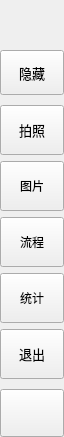
        <widget class="QFrame" name="leftMenuBg">
         <property name="minimumSize">
          <size>
           <width>64</width>
           <height>0</height>
          </size>
         </property>
         <property name="maximumSize">
          <size>
           <width>64</width>
           <height>16777215</height>
          </size>
         </property>
         <property name="frameShape">
          <enum>QFrame::NoFrame</enum>
         </property>
         <property name="frameShadow">
          <enum>QFrame::Raised</enum>
         </property>
         <layout class="QVBoxLayout" name="verticalLayout_1">
          <property name="spacing">
           <number>0</number>
          </property>
          <property name="leftMargin">
           <number>0</number>
          </property>
          <property name="topMargin">
           <number>0</number>
          </property>
          <property name="rightMargin">
           <number>0</number>
          </property>
          <property name="bottomMargin">
           <number>0</number>
          </property>
          <item>
           <widget class="QFrame" name="topLogoInfo">
            <property name="minimumSize">
             <size>
              <width>0</width>
              <height>50</height>
             </size>
            </property>
            <property name="maximumSize">
             <size>
              <width>16777215</width>
              <height>50</height>
             </size>
            </property>
            <property name="frameShape">
             <enum>QFrame::NoFrame</enum>
            </property>
            <property name="frameShadow">
             <enum>QFrame::Raised</enum>
            </property>
            <widget class="QFrame" name="topLogo">
             <property name="geometry">
              <rect>
               <x>10</x>
               <y>5</y>
               <width>42</width>
               <height>42</height>
              </rect>
             </property>
             <property name="minimumSize">
              <size>
               <width>42</width>
               <height>42</height>
              </size>
             </property>
             <property name="maximumSize">
              <size>
               <width>42</width>
               <height>42</height>
              </size>
             </property>
             <property name="styleSheet">
              <string notr="true">background-image: url(:/images/static/images/smartCamera.png);</string>
             </property>
             <property name="frameShape">
              <enum>QFrame::NoFrame</enum>
             </property>
             <property name="frameShadow">
              <enum>QFrame::Plain</enum>
             </property>
            </widget>
            <widget class="QLabel" name="titleLeftApp">
             <property name="geometry">
              <rect>
               <x>70</x>
               <y>8</y>
               <width>160</width>
               <height>20</height>
              </rect>
             </property>
             <property name="font">
              <font>
               <family>Segoe UI Semibold</family>
               <pointsize>12</pointsize>
               <italic>false</italic>
               <bold>false</bold>
              </font>
             </property>
             <property name="text">
              <string>1900200327吴佩钦</string>
             </property>
             <property name="alignment">
              <set>Qt::AlignLeading|Qt::AlignLeft|Qt::AlignTop</set>
             </property>
            </widget>
            <widget class="QLabel" name="titleLeftDescription">
             <property name="geometry">
              <rect>
               <x>70</x>
               <y>27</y>
               <width>160</width>
               <height>16</height>
              </rect>
             </property>
             <property name="maximumSize">
              <size>
               <width>16777215</width>
               <height>16</height>
              </size>
             </property>
             <property name="font">
              <font>
               <family>Segoe UI</family>
               <pointsize>8</pointsize>
               <italic>false</italic>
               <bold>false</bold>
              </font>
             </property>
             <property name="text">
              <string>视觉定位系统(for毕设)</string>
             </property>
             <property name="alignment">
              <set>Qt::AlignLeading|Qt::AlignLeft|Qt::AlignTop</set>
             </property>
            </widget>
           </widget>
          </item>
          <item>
           <widget class="QFrame" name="leftMenuFrame">
            <property name="sizePolicy">
             <sizepolicy hsizetype="Preferred" vsizetype="Preferred">
              <horstretch>0</horstretch>
              <verstretch>0</verstretch>
             </sizepolicy>
            </property>
            <property name="minimumSize">
             <size>
              <width>0</width>
              <height>0</height>
             </size>
            </property>
            <property name="frameShape">
             <enum>QFrame::NoFrame</enum>
            </property>
            <property name="frameShadow">
             <enum>QFrame::Raised</enum>
            </property>
            <layout class="QVBoxLayout" name="verticalMenuLayout">
             <property name="spacing">
              <number>0</number>
             </property>
             <property name="leftMargin">
              <number>0</number>
             </property>
             <property name="topMargin">
              <number>0</number>
             </property>
             <property name="rightMargin">
              <number>0</number>
             </property>
             <property name="bottomMargin">
              <number>0</number>
             </property>
             <item>
              <widget class="QFrame" name="toggleBox">
               <property name="maximumSize">
                <size>
                 <width>16777215</width>
                 <height>45</height>
                </size>
               </property>
               <property name="frameShape">
                <enum>QFrame::NoFrame</enum>
               </property>
               <property name="frameShadow">
                <enum>QFrame::Raised</enum>
               </property>
               <layout class="QVBoxLayout" name="verticalLayout_2">
                <property name="spacing">
                 <number>0</number>
                </property>
                <property name="leftMargin">
                 <number>0</number>
                </property>
                <property name="topMargin">
                 <number>0</number>
                </property>
                <property name="rightMargin">
                 <number>0</number>
                </property>
                <property name="bottomMargin">
                 <number>0</number>
                </property>
                <item>
                 <widget class="QPushButton" name="toggleButton">
                  <property name="sizePolicy">
                   <sizepolicy hsizetype="Expanding" vsizetype="Fixed">
                    <horstretch>0</horstretch>
                    <verstretch>0</verstretch>
                   </sizepolicy>
                  </property>
                  <property name="minimumSize">
                   <size>
                    <width>0</width>
                    <height>45</height>
                   </size>
                  </property>
                  <property name="font">
                   <font>
                    <family>Segoe UI</family>
                    <pointsize>10</pointsize>
                    <italic>false</italic>
                    <bold>false</bold>
                   </font>
                  </property>
                  <property name="cursor">
                   <cursorShape>PointingHandCursor</cursorShape>
                  </property>
                  <property name="toolTip">
                   <string>点击展开</string>
                  </property>
                  <property name="whatsThis">
                   <string/>
                  </property>
                  <property name="layoutDirection">
                   <enum>Qt::LeftToRight</enum>
                  </property>
                  <property name="styleSheet">
                   <string notr="true">background-image: url(:/icons/static/icons/menu.png);</string>
                  </property>
                  <property name="text">
                   <string>隐藏</string>
                  </property>
                  <property name="iconSize">
                   <size>
                    <width>24</width>
                    <height>24</height>
                   </size>
                  </property>
                 </widget>
                </item>
               </layout>
              </widget>
             </item>
             <item alignment="Qt::AlignTop">
              <widget class="QFrame" name="topMenu">
               <property name="sizePolicy">
                <sizepolicy hsizetype="Preferred" vsizetype="Preferred">
                 <horstretch>0</horstretch>
                 <verstretch>0</verstretch>
                </sizepolicy>
               </property>
               <property name="layoutDirection">
                <enum>Qt::LeftToRight</enum>
               </property>
               <property name="frameShape">
                <enum>QFrame::NoFrame</enum>
               </property>
               <property name="frameShadow">
                <enum>QFrame::Raised</enum>
               </property>
               <layout class="QVBoxLayout" name="verticalLayout_3">
                <property name="spacing">
                 <number>6</number>
                </property>
                <property name="sizeConstraint">
                 <enum>QLayout::SetDefaultConstraint</enum>
                </property>
                <property name="leftMargin">
                 <number>0</number>
                </property>
                <property name="topMargin">
                 <number>10</number>
                </property>
                <property name="rightMargin">
                 <number>0</number>
                </property>
                <property name="bottomMargin">
                 <number>10</number>
                </property>
                <item>
                 <widget class="QPushButton" name="btn_camera">
                  <property name="sizePolicy">
                   <sizepolicy hsizetype="Expanding" vsizetype="Fixed">
                    <horstretch>0</horstretch>
                    <verstretch>0</verstretch>
                   </sizepolicy>
                  </property>
                  <property name="minimumSize">
                   <size>
                    <width>0</width>
                    <height>50</height>
                   </size>
                  </property>
                  <property name="font">
                   <font>
                    <family>Segoe UI</family>
                    <pointsize>10</pointsize>
                    <italic>false</italic>
                    <bold>false</bold>
                   </font>
                  </property>
                  <property name="cursor">
                   <cursorShape>PointingHandCursor</cursorShape>
                  </property>
                  <property name="toolTip">
                   <string/>
                  </property>
                  <property name="layoutDirection">
                   <enum>Qt::LeftToRight</enum>
                  </property>
                  <property name="styleSheet">
                   <string notr="true">background-image: url(:/icons/static/icons/camera.png);</string>
                  </property>
                  <property name="text">
                   <string>拍照</string>
                  </property>
                  <property name="iconSize">
                   <size>
                    <width>24</width>
                    <height>24</height>
                   </size>
                  </property>
                 </widget>
                </item>
                <item>
                 <widget class="QPushButton" name="btn_image">
                  <property name="sizePolicy">
                   <sizepolicy hsizetype="Expanding" vsizetype="Fixed">
                    <horstretch>0</horstretch>
                    <verstretch>0</verstretch>
                   </sizepolicy>
                  </property>
                  <property name="minimumSize">
                   <size>
                    <width>0</width>
                    <height>50</height>
                   </size>
                  </property>
                  <property name="cursor">
                   <cursorShape>PointingHandCursor</cursorShape>
                  </property>
                  <property name="toolTip">
                   <string/>
                  </property>
                  <property name="styleSheet">
                   <string notr="true">background-image: url(:/icons/static/icons/images.png);</string>
                  </property>
                  <property name="text">
                   <string>图片</string>
                  </property>
                 </widget>
                </item>
                <item>
                 <widget class="QPushButton" name="btn_liucheng">
                  <property name="sizePolicy">
                   <sizepolicy hsizetype="Expanding" vsizetype="Fixed">
                    <horstretch>0</horstretch>
                    <verstretch>0</verstretch>
                   </sizepolicy>
                  </property>
                  <property name="minimumSize">
                   <size>
                    <width>0</width>
                    <height>50</height>
                   </size>
                  </property>
                  <property name="maximumSize">
                   <size>
                    <width>16777215</width>
                    <height>16777215</height>
                   </size>
                  </property>
                  <property name="toolTip">
                   <string/>
                  </property>
                  <property name="styleSheet">
                   <string notr="true">background-image: url(:/icons/static/icons/liucheng.png);</string>
                  </property>
                  <property name="text">
                   <string>流程</string>
                  </property>
                 </widget>
                </item>
                <item>
                 <widget class="QPushButton" name="btn_statistic">
                  <property name="sizePolicy">
                   <sizepolicy hsizetype="Expanding" vsizetype="Fixed">
                    <horstretch>0</horstretch>
                    <verstretch>0</verstretch>
                   </sizepolicy>
                  </property>
                  <property name="minimumSize">
                   <size>
                    <width>0</width>
                    <height>50</height>
                   </size>
                  </property>
                  <property name="toolTip">
                   <string/>
                  </property>
                  <property name="styleSheet">
                   <string notr="true">background-image: url(:/icons/static/icons/statistic.png);</string>
                  </property>
                  <property name="text">
                   <string>统计</string>
                  </property>
                 </widget>
                </item>
                <item>
                 <widget class="QPushButton" name="btn_exit">
                  <property name="sizePolicy">
                   <sizepolicy hsizetype="Expanding" vsizetype="Fixed">
                    <horstretch>0</horstretch>
                    <verstretch>0</verstretch>
                   </sizepolicy>
                  </property>
                  <property name="minimumSize">
                   <size>
                    <width>0</width>
                    <height>50</height>
                   </size>
                  </property>
                  <property name="font">
                   <font>
                    <family>Segoe UI</family>
                    <pointsize>10</pointsize>
                    <italic>false</italic>
                    <bold>false</bold>
                   </font>
                  </property>
                  <property name="cursor">
                   <cursorShape>PointingHandCursor</cursorShape>
                  </property>
                  <property name="toolTip">
                   <string/>
                  </property>
                  <property name="layoutDirection">
                   <enum>Qt::LeftToRight</enum>
                  </property>
                  <property name="styleSheet">
                   <string notr="true">background-image: url(:/icons/static/icons/exit.png);</string>
                  </property>
                  <property name="text">
                   <string>退出</string>
                  </property>
                 </widget>
                </item>
               </layout>
              </widget>
             </item>
             <item alignment="Qt::AlignBottom">
              <widget class="QFrame" name="bottomMenu">
               <property name="styleSheet">
                <string notr="true"/>
               </property>
               <property name="frameShape">
                <enum>QFrame::NoFrame</enum>
               </property>
               <property name="frameShadow">
                <enum>QFrame::Raised</enum>
               </property>
               <layout class="QVBoxLayout" name="verticalLayout_4">
                <property name="spacing">
                 <number>0</number>
                </property>
                <property name="leftMargin">
                 <number>0</number>
                </property>
                <property name="topMargin">
                 <number>0</number>
                </property>
                <property name="rightMargin">
                 <number>0</number>
                </property>
                <property name="bottomMargin">
                 <number>0</number>
                </property>
                <item>
                 <widget class="QPushButton" name="toggleLeftBox">
                  <property name="sizePolicy">
                   <sizepolicy hsizetype="Expanding" vsizetype="Fixed">
                    <horstretch>0</horstretch>
                    <verstretch>0</verstretch>
                   </sizepolicy>
                  </property>
                  <property name="minimumSize">
                   <size>
                    <width>0</width>
                    <height>48</height>
                   </size>
                  </property>
                  <property name="maximumSize">
                   <size>
                    <width>16777215</width>
                    <height>16777215</height>
                   </size>
                  </property>
                  <property name="font">
                   <font>
                    <family>Segoe UI</family>
                    <pointsize>10</pointsize>
                    <italic>false</italic>
                    <bold>false</bold>
                   </font>
                  </property>
                  <property name="cursor">
                   <cursorShape>PointingHandCursor</cursorShape>
                  </property>
                  <property name="layoutDirection">
                   <enum>Qt::LeftToRight</enum>
                  </property>
                  <property name="styleSheet">
                   <string notr="true">background-image: url(:/icons/static/icons/setting.png);</string>
                  </property>
                  <property name="text">
                   <string/>
                  </property>
                  <property name="iconSize">
                   <size>
                    <width>32</width>
                    <height>32</height>
                   </size>
                  </property>
                 </widget>
                </item>
               </layout>
              </widget>
             </item>
            </layout>
           </widget>
          </item>
         </layout>
        </widget>
